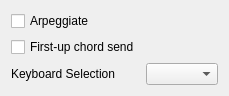
<?xml version="1.0" encoding="UTF-8"?>
<ui version="4.0">
 <class>KeyboardWidget</class>
 <widget class="QWidget" name="KeyboardWidget">
  <property name="geometry">
   <rect>
    <x>0</x>
    <y>0</y>
    <width>159</width>
    <height>66</height>
   </rect>
  </property>
  <property name="windowTitle">
   <string notr="true"/>
  </property>
  <layout class="QGridLayout">
   <item row="1" column="0">
    <widget class="QCheckBox" name="first_up_chord_send">
     <property name="toolTip">
      <string>When the first key in a chord is released, the chord is sent.
If the key is pressed and released again, another chord is sent.</string>
     </property>
     <property name="text">
      <string>First-up chord send</string>
     </property>
    </widget>
   </item>
   <item row="0" column="0">
    <widget class="QCheckBox" name="arpeggiate">
     <property name="sizePolicy">
      <sizepolicy hsizetype="Minimum" vsizetype="Minimum">
       <horstretch>0</horstretch>
       <verstretch>0</verstretch>
      </sizepolicy>
     </property>
     <property name="text">
      <string>Arpeggiate</string>
     </property>
    </widget>
   </item>
   <item row="2" column="0">
    <widget class="QLabel" name="label_keyboard_selection">
     <property name="text">
      <string>Keyboard Selection</string>
     </property>
     <property name="toolTip">
      <string>Linux Wayland only: Select the keyboard which will be used by Plover</string>
     </property>
    </widget>
   </item>
   <item row="2" column="1">
    <widget class="QComboBox" name="combobox_keyboard_selection">
     <property name="toolTip">
      <string>Linux Wayland only: Select the keyboard which will be used by Plover</string>
     </property>
    </widget>
   </item>
  </layout>
 </widget>
 <resources/>
 <connections>
  <connection>
   <sender>arpeggiate</sender>
   <signal>clicked(bool)</signal>
   <receiver>KeyboardWidget</receiver>
   <slot>update_arpeggiate(bool)</slot>
   <hints>
    <hint type="sourcelabel">
     <x>56</x>
     <y>17</y>
    </hint>
    <hint type="destinationlabel">
     <x>56</x>
     <y>17</y>
    </hint>
   </hints>
  </connection>
  <connection>
   <sender>combobox_keyboard_selection</sender>
   <signal>currentTextChanged(QString)</signal>
   <receiver>KeyboardWidget</receiver>
   <slot>update_keyboard_selection(QString)</slot>
   <hints>
    <hint type="sourcelabel">
     <x>56</x>
     <y>17</y>
    </hint>
    <hint type="destinationlabel">
     <x>56</x>
     <y>17</y>
    </hint>
   </hints>
  </connection>
  <connection>
   <sender>first_up_chord_send</sender>
   <signal>clicked(bool)</signal>
   <receiver>KeyboardWidget</receiver>
   <slot>update_first_up_chord_send(bool)</slot>
   <hints>
    <hint type="sourcelabel">
     <x>79</x>
     <y>46</y>
    </hint>
    <hint type="destinationlabel">
     <x>79</x>
     <y>32</y>
    </hint>
   </hints>
  </connection>
 </connections>
 <slots>
  <slot>update_arpeggiate(bool)</slot>
  <slot>update_first_up_chord_send(bool)</slot>
  <slot>update_keyboard_selection(QString)</slot>
 </slots>
</ui>
